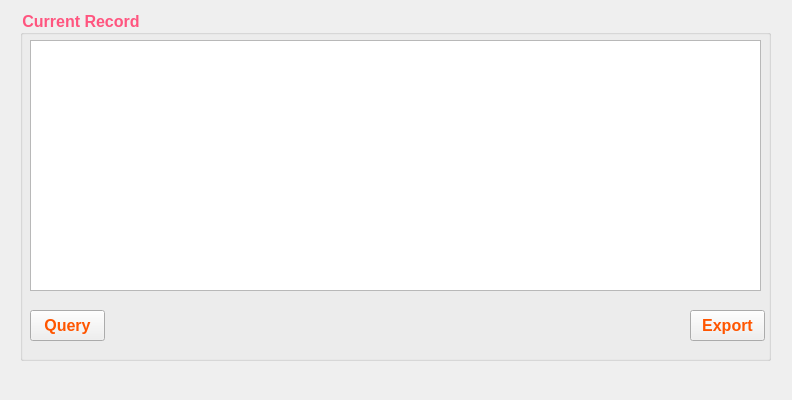
<?xml version="1.0" encoding="UTF-8"?>
<ui version="4.0">
 <class>DatabaseForm</class>
 <widget class="QWidget" name="DatabaseForm">
  <property name="geometry">
   <rect>
    <x>0</x>
    <y>0</y>
    <width>792</width>
    <height>400</height>
   </rect>
  </property>
  <property name="windowTitle">
   <string>Form</string>
  </property>
  <widget class="QGroupBox" name="groupBoxDatabase">
   <property name="geometry">
    <rect>
     <x>20</x>
     <y>10</y>
     <width>751</width>
     <height>351</height>
    </rect>
   </property>
   <property name="font">
    <font>
     <pointsize>12</pointsize>
     <weight>75</weight>
     <bold>true</bold>
    </font>
   </property>
   <property name="styleSheet">
    <string notr="true">color: rgb(255, 85, 127);</string>
   </property>
   <property name="title">
    <string>Current Record</string>
   </property>
   <widget class="QTableView" name="tableView">
    <property name="geometry">
     <rect>
      <x>10</x>
      <y>30</y>
      <width>731</width>
      <height>251</height>
     </rect>
    </property>
    <property name="styleSheet">
     <string notr="true">color: rgb(0, 0, 0);</string>
    </property>
   </widget>
   <widget class="QPushButton" name="btnQuery">
    <property name="geometry">
     <rect>
      <x>10</x>
      <y>300</y>
      <width>75</width>
      <height>31</height>
     </rect>
    </property>
    <property name="font">
     <font>
      <pointsize>12</pointsize>
      <weight>75</weight>
      <bold>true</bold>
     </font>
    </property>
    <property name="styleSheet">
     <string notr="true">color: rgb(255, 85, 0);</string>
    </property>
    <property name="text">
     <string>Query</string>
    </property>
   </widget>
   <widget class="QPushButton" name="btnExport">
    <property name="geometry">
     <rect>
      <x>670</x>
      <y>300</y>
      <width>75</width>
      <height>31</height>
     </rect>
    </property>
    <property name="font">
     <font>
      <pointsize>12</pointsize>
      <weight>75</weight>
      <bold>true</bold>
     </font>
    </property>
    <property name="styleSheet">
     <string notr="true">color: rgb(255, 85, 0);</string>
    </property>
    <property name="text">
     <string>Export</string>
    </property>
   </widget>
  </widget>
 </widget>
 <resources/>
 <connections/>
</ui>
